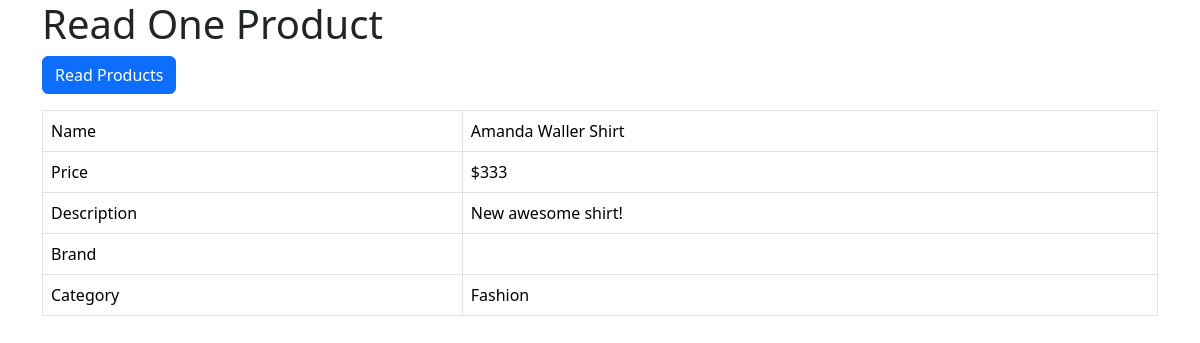
The app's page /read-one.php?id=31 with its own data.
### tables this page shows
CREATE TABLE `products` (
  `id` int(11) NOT NULL,
  `name` varchar(32) NOT NULL,
  `description` text NOT NULL,
  `price` int(11) NOT NULL,
  `category_id` int(11) NOT NULL,
  `created` datetime NOT NULL,
  `modified` timestamp NOT NULL DEFAULT CURRENT_TIMESTAMP
);

CREATE TABLE `categories` (
  `id` int(11) NOT NULL,
  `name` varchar(256) NOT NULL,
  `created` datetime NOT NULL,
  `modified` timestamp NOT NULL DEFAULT CURRENT_TIMESTAMP
);

### objects/product.php (called while the page is built, shortened)
<?php
class Product {
    private $conn;
    private $table_name = "products";
    public $id;
    public function __construct($db) {
        $this->conn = $db;
    }
    function readOne() {
        $query = "SELECT
                    name, price, description, category_id
                FROM
                    " . $this->table_name . "
                WHERE
                    id = ?
                LIMIT
                    0,1";
        $stmt = $this->conn->prepare($query);
        $stmt->bindParam(1, $this->id);
        $stmt->execute();
        $row = $stmt->fetch(PDO::FETCH_ASSOC);
        $this->name = $row['name'];
        $this->price = $row['price'];
        $this->description = $row['description'];
    }
}
?>

### objects/category.php (called while the page is built, shortened)
<?php
class Category{
    private $conn;
    private $table_name = "categories";
    public $id;
    public function __construct($db){
        $this->conn = $db;
    }
    function readName(){
        $query = "SELECT name FROM " . $this->table_name . " WHERE id = ? limit 0,1";
        $stmt = $this->conn->prepare( $query );
        $stmt->bindParam(1, $this->id);
        $stmt->execute();
        $row = $stmt->fetch(PDO::FETCH_ASSOC);
        $this->name = $row['name'];
    }
}
?>

### read-one.php (the view, shortened to what this page needs)
<?php
$id = isset($_GET['id']) ? $_GET['id'] : die('ERROR: missing ID.');
include_once 'objects/product.php';
include_once 'objects/category.php';
$database = new Database();
$db = $database->getConnection();
$product = new Product($db);
$category = new Category($db);
$product->id = $id;
$product->readOne();
include_once "header.php";
echo "<div class='right-button-margin'>";
    echo "<a href='index.php' class='btn btn-primary pull-right'>";
        echo "<span class='glyphicon glyphicon-list'></span> Read Products";
    echo "</a>";
echo "</div>";
echo "<table class='table table-hover table-responsive table-bordered'>";
    echo "<tr>";
        echo "<td>Name</td>";
        echo "<td>{$product->name}</td>";
    echo "</tr>";
    echo "<tr>";
        echo "<td>Price</td>";
        echo "<td>&#36;{$product->price}</td>";
    echo "</tr>";
    echo "<tr>";
        echo "<td>Description</td>";
        echo "<td>{$product->description}</td>";
    echo "</tr>";
    echo "<tr>";
        echo "<td>Brand</td>";
        echo "<td>{$product->brand}</td>";
    echo "</tr>";
    echo "<tr>";
        echo "<td>Category</td>";
        echo "<td>";
            $category->id=$product->category_id;
            $category->readName();
            echo $category->name;
        echo "</td>";
    echo "</tr>";
echo "</table>";
include_once "footer.php";
?>

### libs/css/custom.css (style rules this page uses)
.right-button-margin { margin: 0 0 1em 0; overflow: hidden; }

### records on screen
products: name "Amanda Waller Shirt", price "333", description "New awesome shirt!"
categories: name "Fashion"
